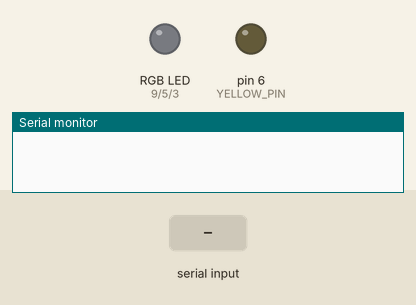
The sketch below on a simulated Arduino Uno, built with avr-gcc and run on an emulated ATmega328P. On the bench: an RGB LED mixed from three pins (HIGH = lit), output pins drawn as LEDs (lit = HIGH), the last lines printed to the serial monitor. Inputs (shaded band) come from the test bench. Dim RGB values are drawn brighter than linear.

Above: at 1.2 s.
1.3 s: "r128\n" received over Serial
At 2.3 s:
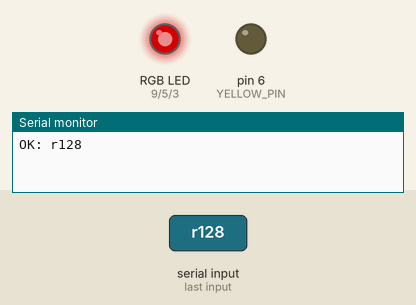
2.8 s: "g255\n" received over Serial
At 3.4 s:
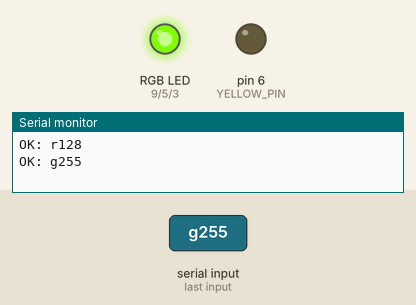
4.3 s: "r,45\n" received over Serial
At 5.5 s:
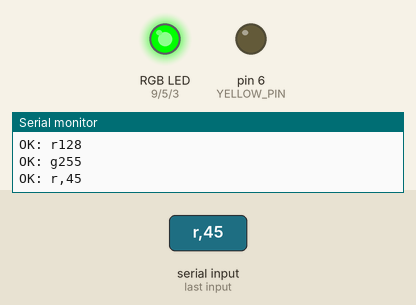
5.8 s: "b90\n" received over Serial
At 6.8 s:
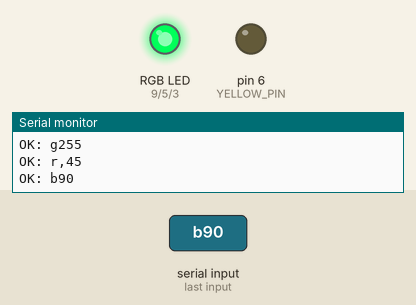
7.3 s: "g,45\n" received over Serial
At 8.0 s:
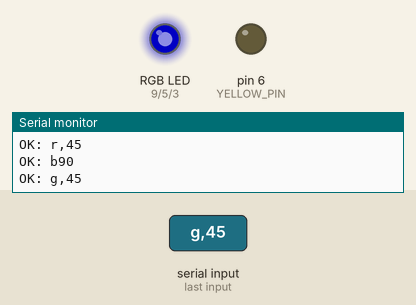
8.8 s: "y90\n" received over Serial
At 9.1 s:
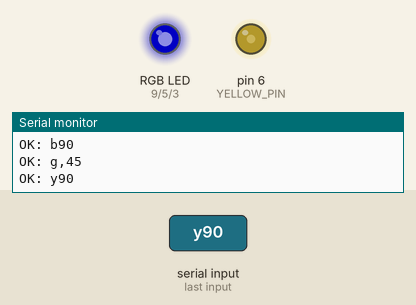
Timing chart, 0 to 11.3 s (numbered marks = the images above; inputs shaded):
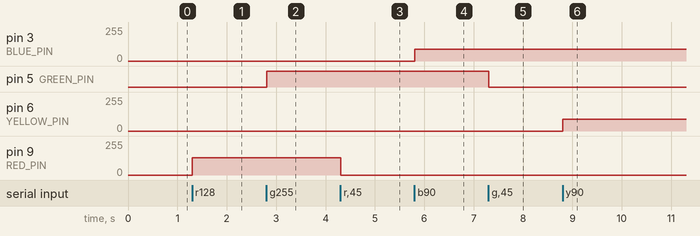

The sketch:

sketch.ino
```cpp
// (licence header left out)
// Define PWM output pins for each LED
const int BLUE_PIN = 3;
const int GREEN_PIN = 5;
const int YELLOW_PIN = 6;
const int RED_PIN = 9;

void setup() {
  // Initialize serial communication at 9600 baud
  Serial.begin(9600);

  // Set all LED pins as OUTPUT
  pinMode(RED_PIN, OUTPUT);
  pinMode(GREEN_PIN, OUTPUT);
  pinMode(BLUE_PIN, OUTPUT);
  pinMode(YELLOW_PIN, OUTPUT);
}

void loop() {
  // Check if data is available from serial
  if (Serial.available() > 0) {
    // Read the incoming string until newline character
    String input = Serial.readStringUntil('\n');

    // Input should have at least 2 characters (e.g. r128)
    if (input.length() >= 2) {
      char ledChar = input.charAt(0);            // First character defines the LED
      int brightness = input.substring(1).toInt(); // Rest is brightness value (0–255)

      // Clamp brightness to valid PWM range
      brightness = constrain(brightness, 0, 255);

      // Select LED based on the first character
      switch (ledChar) {
        case 'r':
          analogWrite(RED_PIN, brightness);
          break;
        case 'g':
          analogWrite(GREEN_PIN, brightness);
          break;
        case 'b':
          analogWrite(BLUE_PIN, brightness);
          break;
        case 'y':
          analogWrite(YELLOW_PIN, brightness);
          break;
        case 'x': // 'x0' = shutdown command from PC app
          analogWrite(RED_PIN, 0);
          analogWrite(GREEN_PIN, 0);
          analogWrite(BLUE_PIN, 0);
          analogWrite(YELLOW_PIN, 0);
          break;
        default:
          Serial.println("Invalid command.");
          return;
      }

      // Send confirmation back to PC
      Serial.print("OK: ");
      Serial.println(input);
    }
  }
}
```

Measured:
- after the input at 1.3 s, pin 9 (RED_PIN): 0/255 → 128/255 at once
- after the input at 2.8 s, pin 5 (GREEN_PIN): LOW → HIGH at once
- after the input at 4.3 s, pin 9 (RED_PIN): 128/255 → 0/255 at once
- after the input at 5.8 s, pin 3 (BLUE_PIN): 0/255 → 90/255 at once
- after the input at 7.3 s, pin 5 (GREEN_PIN): HIGH → LOW at once
- after the input at 8.8 s, pin 6 (YELLOW_PIN): 0/255 → 90/255 at once
